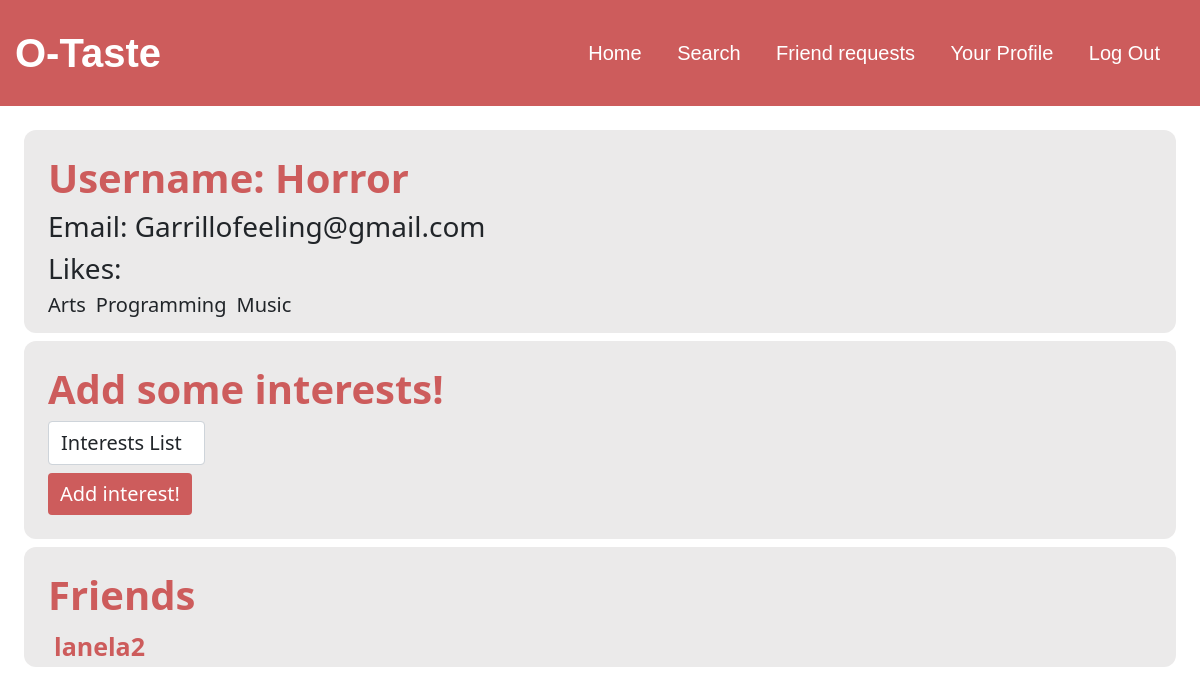
Screenshot of /profile (signed in) with the database file from the repository.
### tables this page shows
CREATE TABLE users (id INTEGER PRIMARY KEY AUTOINCREMENT NOT NULL, username TEXT NOT NULL, hash TEXT NOT NULL, birthday text not null, gender text not null, email text not null);

CREATE TABLE "areas" (id integer primary key autoincrement not null, name text(50) not null);

### app.py (the view)
@app.route("/profile", methods=["GET", "POST"])
def profile():
    def set_profile():
        rows = db.execute("SELECT username, email FROM users WHERE id = ?", session["user_id"])
        user = rows[0]
        user_interests = db.execute("SELECT a.name FROM interests i join areas a on a.id = i.areaId WHERE i.userId = ?", session["user_id"])
        interests = db.execute("SELECT name FROM areas order by name")
        friends = db.execute("select u.id, u.username from users u join connections c on c.connectionId = u.id where c.userId = ?", session["user_id"])
        return user, user_interests, interests, friends
    if request.method == "POST":
        user, user_interests, interests, friends = set_profile()
        interest = request.form.get("interest")
        if not interest:
            return render_template(
            "profile.html",
            user=user,
            user_interests=user_interests,
            interests=interests,
            friends=friends,
            status=1
            ), 200
        area = db.execute("SELECT id FROM areas WHERE name = ?", interest)
        if not area:
            return render_template(
            "profile.html",
            user=user,
            user_interests=user_interests,
            interests=interests,
            friends=friends,
            status=2
            ), 200
        areaId = area[0]["id"]
        check = db.execute("select * from interests where userId = ? and areaId = ?", session["user_id"], areaId)
        if check:
            return render_template(
            "profile.html",
            user=user,
            user_interests=user_interests,
            interests=interests,
            friends=friends,
            status=3
            ), 200
        db.execute("INSERT INTO interests (userId, areaId) VALUES (?,?)", session["user_id"], areaId)
        user_interests = db.execute("SELECT a.name FROM interests i join areas a on a.id = i.areaId WHERE i.userId = ?", session["user_id"])
        return render_template(
            "profile.html",
            user=user,
            user_interests=user_interests,
            interests=interests,
            friends=friends
            ), 200
    else:
        user, user_interests, interests, friends = set_profile()
        return render_template(
            "profile.html",
            user=user,
            user_interests=user_interests,
            interests=interests,
            friends=friends
            ), 200

### app.py (called while the page is built)
@app.after_request
def after_request(response):
    response.headers["Cache-Control"] = "no-cache, no-store, must-revalidate"
    response.headers["Expires"] = 0
    response.headers["Pragma"] = "no-cache"
    return response

### templates/profile.html (shortened to what this page needs)
{% extends "layout.html" %}
{% block main %}
    <div class="mx-4 my-4">
        <section class="background px-4 py-4 mb-2">
            <h1 class="title">Username: {{ user.username }}</h1>
            <h3>Email: {{ user.email }}</h3>
            <h3>Likes: </h3>
            {% if user_interests %}
                <div class="mb-4">
                    {% for interest in user_interests %}
                        <h5 class="like-display"> {{ interest.name }} </h5>
                    {% endfor %}
                </div>
            {% else %}
                <p>You have no interests</p>
            {% endif %}
        </section>
        <section class="background px-4 py-4 mb-2">
            <form action="/profile" method="post">
                <h1 class="title">Add some interests!</h1>
                <div class="mt-2">
                    <select name="interest" class="form-control w-auto" style="font-size: 20px; text-align:left;" required>
                        <option disabled selected>Interests List<option>
                    </select>
                </div>
                <div class="mt-2">
                    <button class="btn btn-primary" type="submit" style="background-color: indianred; border:none; font-size: 20px;">Add interest!</button>
                </div>
            </form>
        </section>
        <section class="background px-4 py-4 mb-2">
            <h1 class="title">Friends</h1>
            {% if friends %}
                {% for friend in friends %}
                <div class="mb-4">
                    <form action="/other_profile" style="float:left">
                        <button class="search-name" type="submit">{{ friend.username }}</button>
                    </form>
                </div>
                {% endfor %}
            {% else %}
                <p>You have no friends</p>
            {% endif %}
        </section>
    </div>
{% endblock %}

### static/styles.css (style rules this page uses)
.background { background-color: rgb(235, 234, 234); border-radius: 12px; }
.like-display { float: left; margin-right: 10px; }
.title { color: indianred; font-weight: bold; }
.search-name { color: indianred; font-size: 25px; font-weight: bold; text-decoration: none; background-color: rgb(235, 234, 234); border:none; }

### rows the page displays
users: username "Horror", email "Garrillofeeling@gmail.com"
areas: name "Arts"
areas: name "Programming"
areas: name "Music"
users: username "lanela2"
